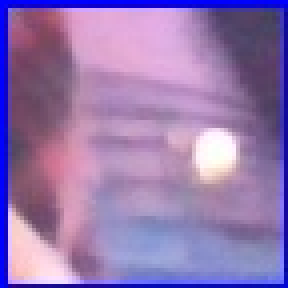
#> input picture Tagging/FacialRecognitionProject/dataset/User.1.1.jpg, 72 x 72 px, given in place of the camera (shown 4 times larger)
$ python detector.py
#> lines starting #> are read from the running program, lines starting #| are printed output that depends on the picture; after the words box and inside, x2 and y2 are one past the last pixel; in counts of white or black regions, pixels touching at a corner belong together
import time
import numpy as np
import cv2
import random
import facesnapshotrecog
import opening

face_cascade = cv2.CascadeClassifier('Cascades\haarcascade_frontalface_default.xml')
eye_cascade = cv2.CascadeClassifier('Cascades\haarcascade_eye.xml')
mouth_cascade = cv2.CascadeClassifier('Cascades\haarcascade_mcs_mouth.xml')
upper_body = cv2.CascadeClassifier('Cascades\haarcascade_upperbody.xml')


# Adjust threshold value in range 80 to 105 based on your light.
bw_threshold = 80

# User message
font = cv2.FONT_HERSHEY_SIMPLEX
org = (30, 30)
weared_mask_font_color = (255, 255, 255)
not_weared_mask_font_color = (0, 0, 255)
thickness = 2
font_scale = 1
weared_mask = "Masked"
not_weared_mask = "VIOLATOR"

# Read video
cap = cv2.VideoCapture(0)
i = 0
while 1:
    i+=1
    # Get individual frame
    ret, img = cap.read()
#> img is the input picture: shape (72, 72, 3); mean B, G, R 176.2, 120.2, 150.1
    img = cv2.flip(img,1)
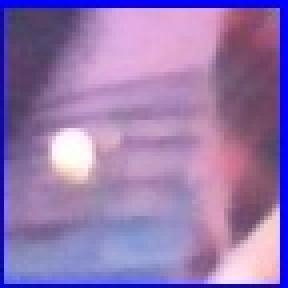
#> img: shape (72, 72, 3) (shown 4 times larger); mean B, G, R 176.2, 120.2, 150.1

    # Convert Image into gray
    gray = cv2.cvtColor(img, cv2.COLOR_BGR2GRAY)
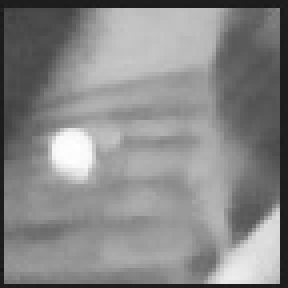
#> gray: shape (72, 72) (shown 4 times larger); min 22, max 255, mean 135.5

    # Convert image in black and white
    (thresh, black_and_white) = cv2.threshold(gray, bw_threshold, 255, cv2.THRESH_BINARY)
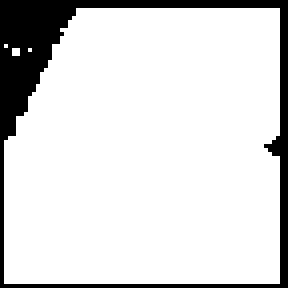
#> black_and_white: shape (72, 72) (shown 4 times larger); 85.6% white; 1 black region, box (x1, y1, x2, y2) and area: (0, 0, 72, 72) 746
#> thresh = 80
    #cv2.imshow('black_and_white', black_and_white)

    # detect face
    faces = face_cascade.detectMultiScale(gray, 1.1, 4)
#> faces = ()

    # Face prediction for black and white
    faces_bw = face_cascade.detectMultiScale(black_and_white, 1.1, 4)
#> faces_bw = ()


    if(len(faces) == 0 and len(faces_bw) == 0):
        cv2.putText(img, "No face found...", org, font, font_scale, weared_mask_font_color, thickness, cv2.LINE_AA)
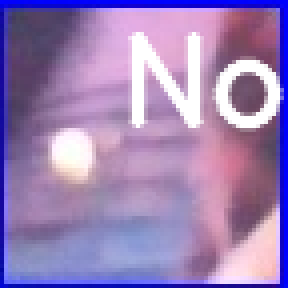
#> img: shape (72, 72, 3) (shown 4 times larger); 10.13% of pixels changed, all inside (x1, y1, x2, y2) = (32, 7, 71, 33)
    elif(len(faces) == 0 and len(faces_bw) == 1):
        # It has been observed that for white mask covering mouth, with gray image face prediction is not happening
        cv2.putText(img, weared_mask, org, font, font_scale, weared_mask_font_color, thickness, cv2.LINE_AA)
    else:
        # Draw rectangle on gace
        for (x, y, w, h) in faces:
            cv2.rectangle(img, (x, y), (x + w, y + h), (255, 255, 255), 2)
            roi_gray = gray[y:y + h, x:x + w]
            roi_color = img[y:y + h, x:x + w]


            # Detect lips counters
            mouth_rects = mouth_cascade.detectMultiScale(gray, 1.5, 5)

        # Face detected but Lips not detected which means person is wearing mask
        if(len(mouth_rects) == 0):
            cv2.putText(img, weared_mask, org, font, font_scale, weared_mask_font_color, thickness, cv2.LINE_AA)
        else:
            for (mx, my, mw, mh) in mouth_rects:

                if (y < my < y + h):
                    # Face and Lips are detected but lips coordinates are within face cordinates which `means lips prediction is true and
                    # person is not waring mask
                    cv2.putText(img, not_weared_mask, org, font, font_scale, not_weared_mask_font_color, thickness, cv2.LINE_AA)
                    cv2.imwrite("Violators/User." + str(i) + ".jpg", img[y:y+h, x:x+w])
                    facesnapshotrecog.do_everything()
                    opening.do_everything()
                    #cv2.rectangle(img, (mx, my), (mx + mh, my + mw), (0, 0, 255), 3)
                    break

    # Show frame with results
    cv2.imshow('Mask Detection', img)
    k = cv2.waitKey(30) & 0xff
#> (key Esc is pressed here)
    if k == 27:
        break

# Release video
cap.release()
cv2.destroyAllWindows()
